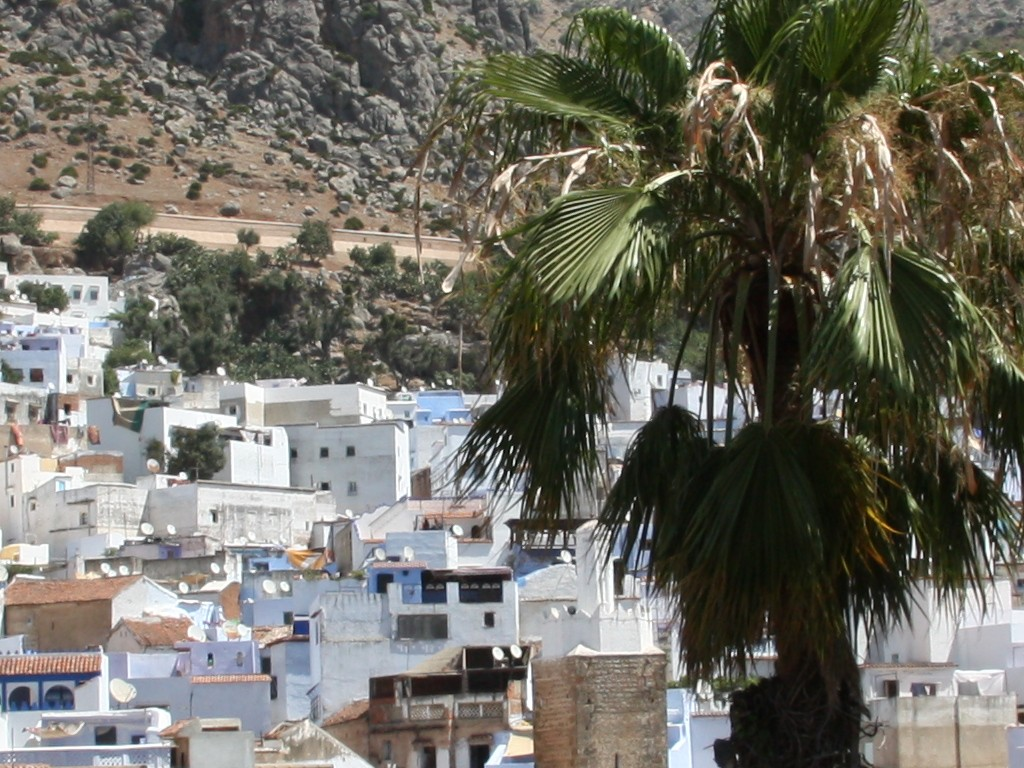
#> input picture a.png, 1024 x 768 px
$ jupyter execute --allow-errors Untitled2.ipynb
#> lines starting #> are read from the running program, lines starting #| are printed output that depends on the picture
[cell 1]
import matplotlib.pyplot as plt
import numpy as np
import scipy
import imageio
import cv2

from numpy import pi
from PIL import Image
from skimage import color, io

[cell 2]
im = cv2.imread("a.png", 0)
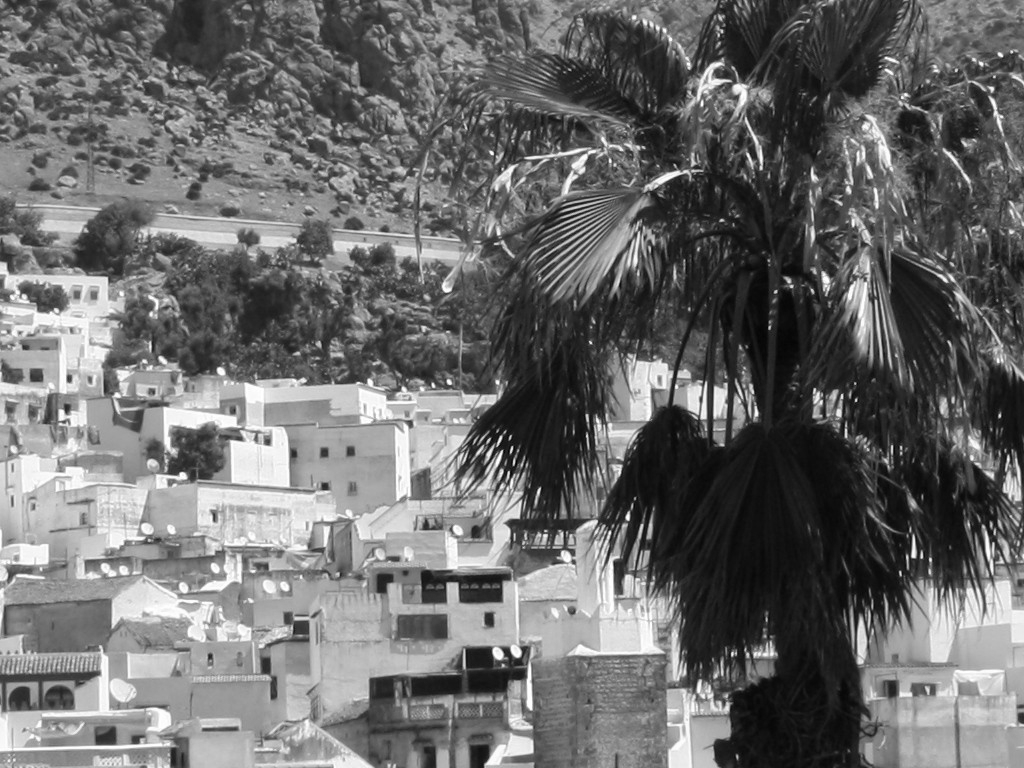
#> im: shape (768, 1024); min 0, max 255, mean 107.8
im = np.asarray(im)
block_shape = (8, 8)

[cell 3]
print(im.shape)
#| (768, 1024)

$ run again, with TP_C01_006_copy.png copied over a.png
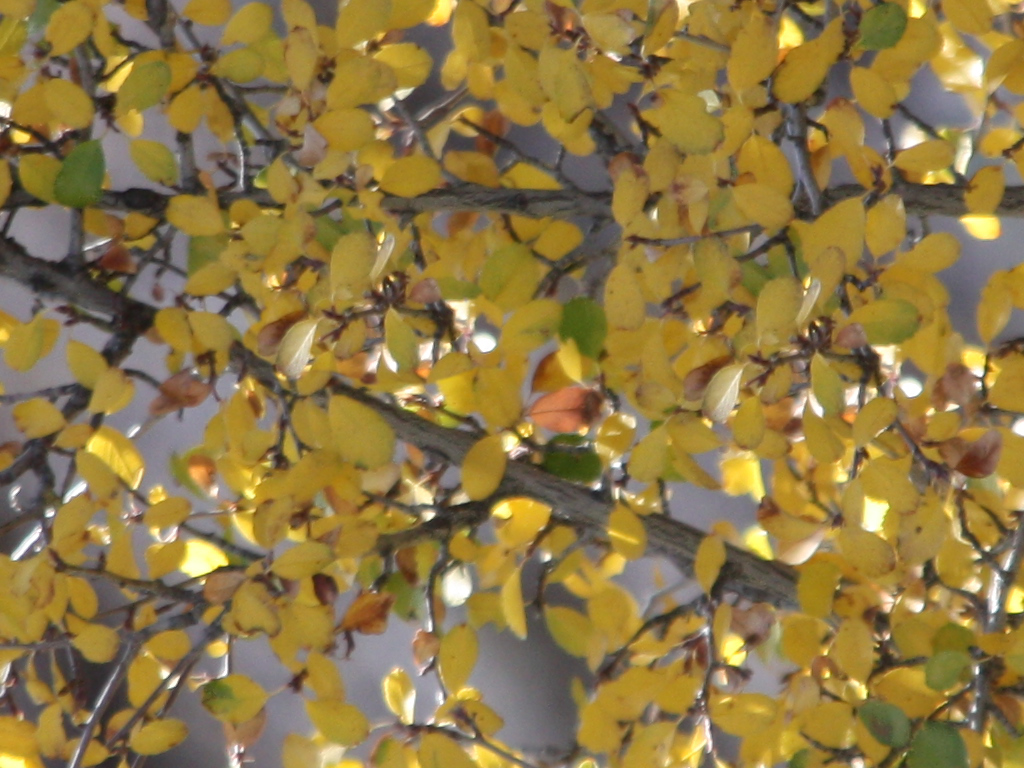
#> input picture TP_C01_006_copy.png, 1024 x 768 px
#> `im = cv2.imread("a.png", 0)`:
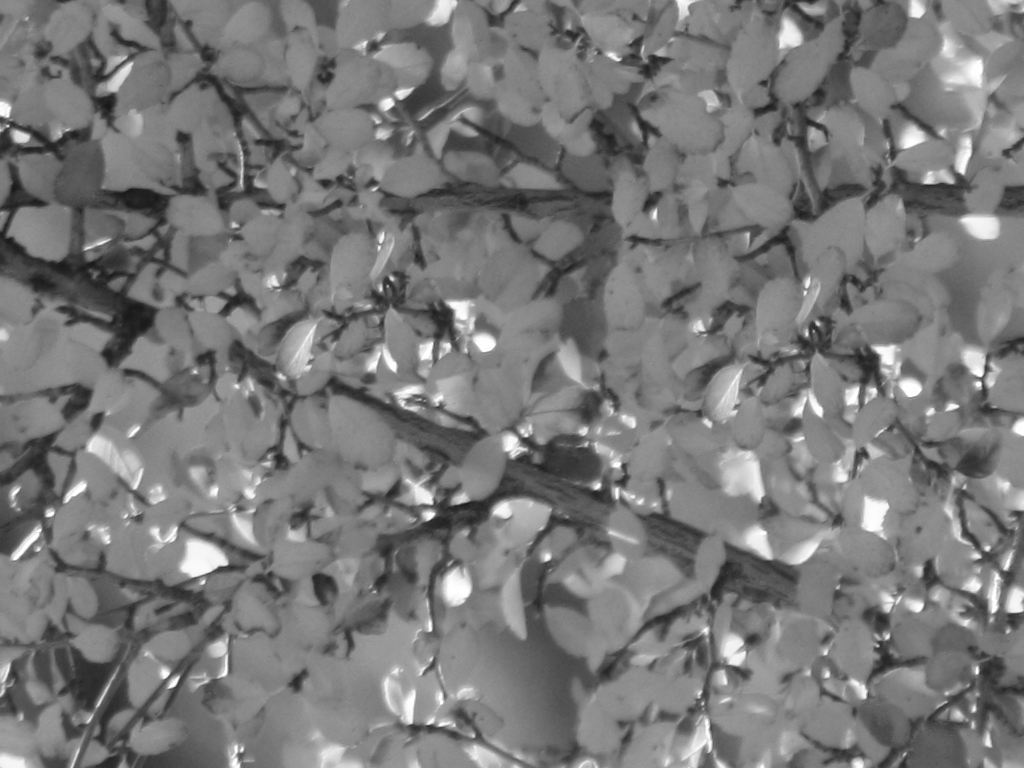
#> im: shape (768, 1024); min 22, max 255, mean 120
#| (768, 1024)

$ run again, with TP_C01_007_copy.png copied over a.png
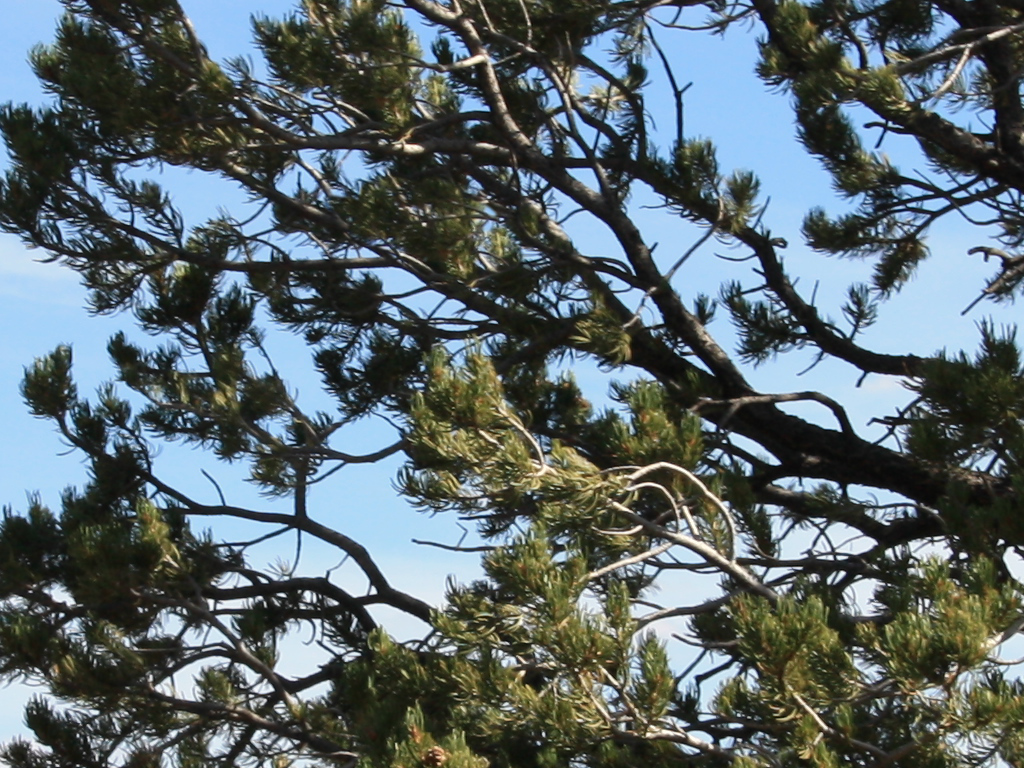
#> input picture TP_C01_007_copy.png, 1024 x 768 px
#> `im = cv2.imread("a.png", 0)`:
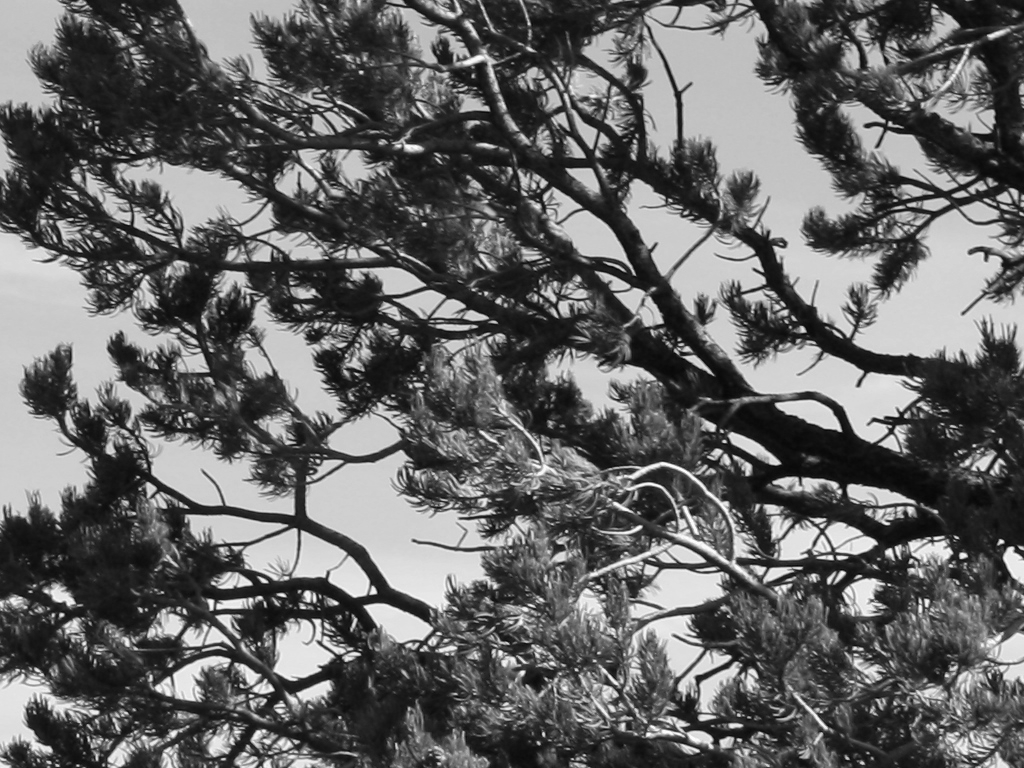
#> im: shape (768, 1024); min 4, max 254, mean 100.1
#| (768, 1024)
